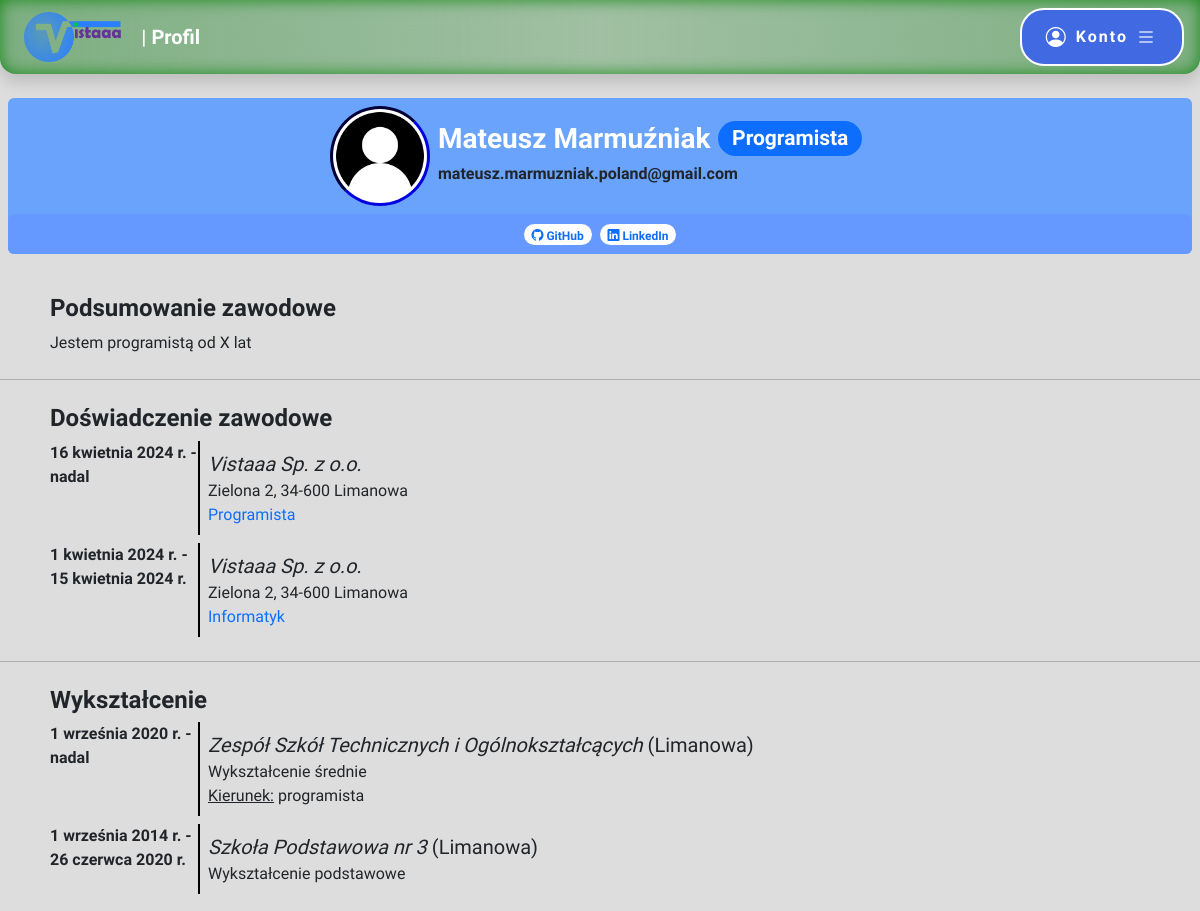
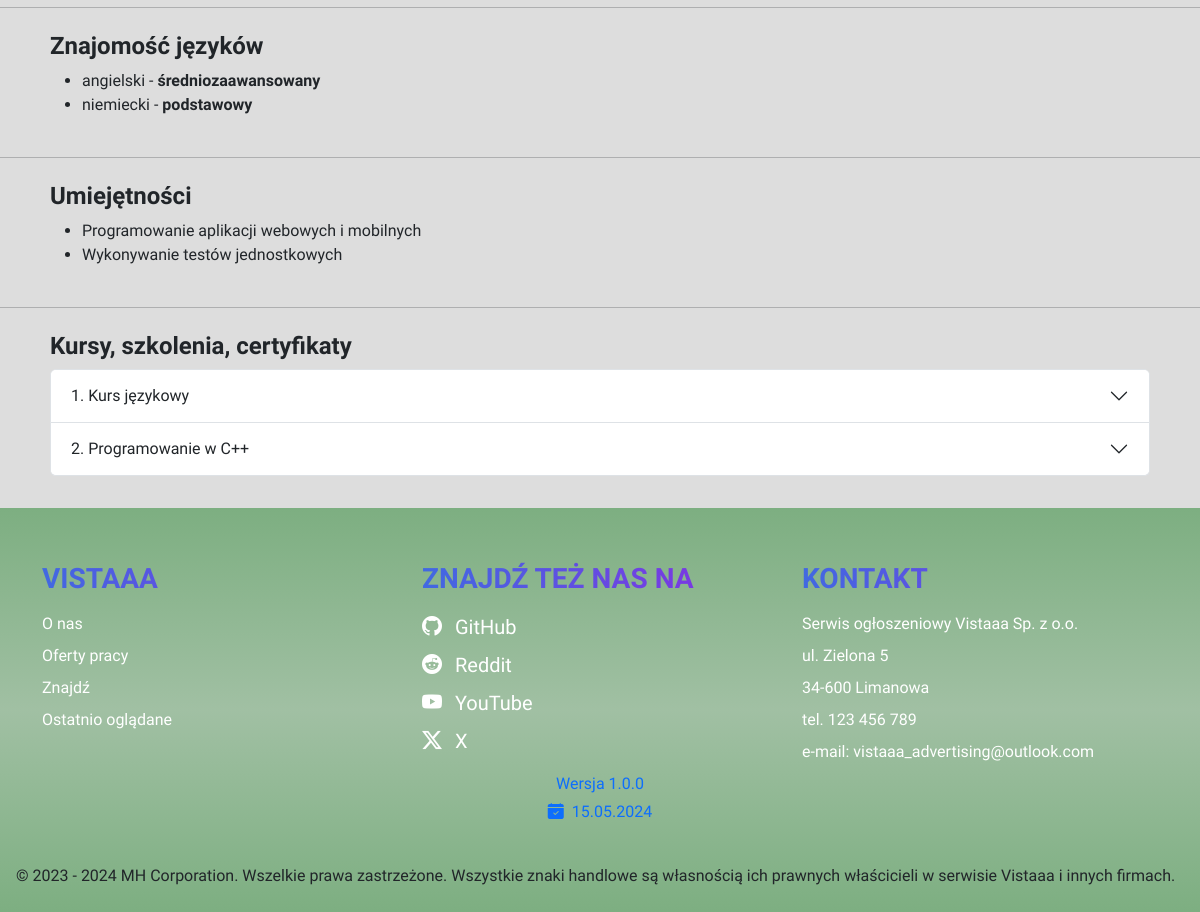
The page /profile.php?id=1 on the database its author committed (2 pictures, top to bottom).
### tables this page shows
CREATE TABLE `user` (
  `user_id` int(10) UNSIGNED NOT NULL,
  `name` varchar(30) DEFAULT NULL,
  `surname` varchar(50) DEFAULT NULL,
  `email` varchar(254) NOT NULL,
  `password` varchar(255) NOT NULL,
  `date_of_birth` date NOT NULL,
  `phone` varchar(50) DEFAULT NULL,
  `street` varchar(100) DEFAULT NULL,
  `home_number` varchar(10) DEFAULT NULL,
  `city` varchar(50) DEFAULT NULL,
  `postcode` varchar(10) DEFAULT NULL,
  `position` varchar(50) DEFAULT NULL,
  `experience` text DEFAULT NULL,
  `is_admin` tinyint(1) NOT NULL
);

CREATE TABLE `user_link` (
  `user_link_id` int(10) UNSIGNED NOT NULL,
  `user_id` int(11) UNSIGNED NOT NULL,
  `portal_id` smallint(6) UNSIGNED NOT NULL,
  `link` varchar(200) NOT NULL
);

CREATE TABLE `portal` (
  `portal_id` smallint(5) UNSIGNED NOT NULL,
  `name` varchar(30) NOT NULL
);

CREATE TABLE `user_position` (
  `user_position_id` int(10) UNSIGNED NOT NULL,
  `user_id` int(10) UNSIGNED NOT NULL,
  `company_id` int(10) UNSIGNED NOT NULL,
  `position` varchar(50) NOT NULL,
  `description` text NOT NULL,
  `date_start` date NOT NULL,
  `date_end` date DEFAULT NULL
);

CREATE TABLE `company` (
  `company_id` int(10) UNSIGNED NOT NULL,
  `email` varchar(254) NOT NULL,
  `password` varchar(244) NOT NULL,
  `name` varchar(100) NOT NULL,
  `description` text DEFAULT NULL,
  `street` varchar(100) DEFAULT NULL,
  `number` varchar(10) DEFAULT NULL,
  `city` varchar(50) DEFAULT NULL,
  `postcode` varchar(10) DEFAULT NULL
);

CREATE TABLE `user_education` (
  `user_education_id` int(10) UNSIGNED NOT NULL,
  `user_id` int(10) UNSIGNED NOT NULL,
  `school_id` mediumint(8) UNSIGNED NOT NULL,
  `level` enum('podstawowe','średnie','wyższe','') NOT NULL,
  `field` varchar(50) DEFAULT NULL,
  `date_start` date NOT NULL,
  `date_end` date DEFAULT NULL
);

CREATE TABLE `school` (
  `school_id` mediumint(8) UNSIGNED NOT NULL,
  `name` varchar(200) NOT NULL,
  `city` varchar(50) NOT NULL
);

CREATE TABLE `user_language` (
  `user_language_id` mediumint(8) UNSIGNED NOT NULL,
  `user_id` int(10) UNSIGNED NOT NULL,
  `language_id` smallint(5) UNSIGNED NOT NULL,
  `level` enum('podstawowy','średniozaawansowany','zaawansowany','') NOT NULL
);

CREATE TABLE `language` (
  `language_id` smallint(5) UNSIGNED NOT NULL,
  `language` varchar(50) NOT NULL
);

CREATE TABLE `user_skill` (
  `user_skill_id` int(10) UNSIGNED NOT NULL,
  `user_id` int(11) UNSIGNED NOT NULL,
  `skill` varchar(50) NOT NULL
);

CREATE TABLE `user_course` (
  `user_course` int(10) UNSIGNED NOT NULL,
  `user_id` int(10) UNSIGNED NOT NULL,
  `name` varchar(100) NOT NULL,
  `company_id` int(11) UNSIGNED NOT NULL,
  `date_start` date NOT NULL,
  `date_end` date DEFAULT NULL
);

### profile.php (the view, shortened to what this page needs)
<!DOCTYPE html>
<html lang="pl">
<head>
    <link href="https://cdn.jsdelivr.net/npm/bootstrap@5.3.3/dist/css/bootstrap.min.css" rel="stylesheet">
    <link rel="stylesheet" href="https://cdn.jsdelivr.net/npm/bootstrap-icons@1.11.3/font/bootstrap-icons.min.css">
    <link rel="stylesheet" href="style.css">
</head>
<body>
	<?php
		include "header.php";
		echo "<main class='position-relative'>";
		require "connect.php";
		$connect = new mysqli($host, $db_user, $db_password, $db_name);
		$connect->set_charset("utf8mb4");
		if(!isset($_GET["type"]) || $_GET["type"] != "company")
		{
			$result = $connect->execute_query("SELECT * FROM user WHERE user_id = ?;", [$_GET["id"]]);
			if($result->num_rows > 0)
			{
				$editMode = false;
				$row = $result->fetch_assoc();
				echo "<div class='profileHeader m-2".(!$editMode ? " position-sticky" : "")." rounded'>";
				echo "<div class='container-fluid flex-wrap p-2 d-flex justify-content-center align-items-center'>";
				$path = './img/user/'.$row["user_id"].'/';
				$files = array_diff(scandir($path), array(".", "..", "default"));
				if(!$editMode)
					echo "<img id='profilePicture' class='bg-white' src='".(count($files) > 0 ? ($path.scandir($path)[2]) : "./img/user.png")."' alt='Profil' width='100' height='100'>";
				if(!$editMode)
				{
					echo "<div class='m-2'>";
					echo "<h3 class='text-white fw-bold d-flex justify-content-center flex-wrap align-items-center'>".(($row["name"] != null || $row["surname"] != null) ? ($row["name"]." ".$row["surname"]) : $row["email"]);
					if($row["position"] != null)
						echo "<span class='badge rounded-pill text-bg-primary ms-2'>".$row["position"]."</span></h3>";
					if($row["name"] != null || $row["surname"] != null)
						echo "<h5 class='fs-6'>".$row["email"]."</h5>";
				}
				echo "</div></div>";
				$linksResult = $connect->execute_query("SELECT * FROM user_link INNER JOIN portal USING(portal_id) WHERE user_id = ?;", [$_GET["id"]]);
				if($linksResult->num_rows > 0)
				{
					echo "<div class='profileLinks d-flex justify-content-center p-2 rounded'>";
					while($linkRow = $linksResult->fetch_assoc())
					{
						echo "<a href='".$linkRow["link"]."' class='text-decoration-none' target='_blank'>";
						echo "<span class='badge rounded-pill text-primary bg-white'><i class='bi bi-".mb_strtolower($linkRow["name"])."' title='".$linkRow["name"]."'></i> ".$linkRow["name"]."</span>";
						echo "</a>";
					}
					echo "</div>";
				}
				echo "</div>";
				echo "<div class='container pt-4'>";
				echo "<section class='p-2'>";
				if(!$editMode)
				{
					echo "<h4>Podsumowanie zawodowe</h4>";
					echo "<p class='mb-0'>".$row["experience"]."</p>";
				}
				echo "</section>";
				echo "</div><hr>";
				echo "<div class='container'>";
				echo "<section class='p-2'>";
				echo "<h4>Doświadczenie zawodowe</h4>";
				$positionResult = $connect->execute_query("SELECT * FROM user_position INNER JOIN company USING(company_id) WHERE user_id = ? ORDER BY date_start DESC;", [$_GET["id"]]);
				$months = array("stycznia", "lutego", "marca", "kwietnia", "maja", "czerwca", "lipca", "sierpnia", "września", "października", "listopada", "grudnia");
				if($positionResult->num_rows > 0)
				{
					while($positionRow = $positionResult->fetch_assoc())
					{
						echo "<div class='d-flex mt-2'>";
						$dateStart = new DateTime($positionRow["date_start"]);
						$dateEnd = new DateTime($positionRow["date_end"]);
						echo "<div class='profilePositionDate border-end border-black border-2'><b>".$dateStart->format("j")." ".$months[(int)($dateStart->format("n")) - 1]." ".$dateStart->format("Y")." r. - ".($positionRow["date_end"] != null ? ($dateEnd->format("j")." ".$months[(int)($dateEnd->format("n")) - 1]." ".$dateEnd->format("Y")." r. ") : "nadal")."</b></div>";
						echo "<div class='profilePositionInfo p-2'>";
						echo "<p class='mb-0 fs-5 text-break signika-negative'><i>".$positionRow["name"]."</i></p>";
						echo "<p class='mb-0'>".$positionRow["street"]." ".$positionRow["number"].", ".$positionRow["postcode"]." ".$positionRow["city"]."</p>";
						echo "<p class='mb-0 text-primary'>".$positionRow["position"]."</p>";
						echo "</div></div>";
					}
				}
				else
					echo "<div class='alert alert-info information'><strong>Brak informacji o doświadczeniu zawodowym.</strong></div>";
				echo "</section></div><hr>";
				echo "<div class='container'>";
				echo "<section class='p-2'>";
				echo "<h4>Wykształcenie</h4>";
				$educationResult = $connect->execute_query("SELECT * FROM user_education INNER JOIN school USING(school_id) WHERE user_id = ? ORDER BY date_start DESC;", [$_GET["id"]]);
				if($educationResult->num_rows > 0)
				{
					while($educationRow = $educationResult->fetch_assoc())
					{
						echo "<div class='d-flex mt-2'>";
						$dateStart = new DateTime($educationRow["date_start"]);
						$dateEnd = new DateTime($educationRow["date_end"]);
						echo "<div class='profileEducationDate border-end border-black border-2'><b>".$dateStart->format("j")." ".$months[(int)($dateStart->format("n")) - 1]." ".$dateStart->format("Y")." r. - ".($educationRow["date_end"] != null ? ($dateEnd->format("j")." ".$months[(int)($dateEnd->format("n")) - 1]." ".$dateEnd->format("Y")." r. ") : "nadal")."</b></div>";
						echo "<div class='profileEducationInfo p-2'>";
						echo "<p class='mb-0 fs-5 text-break signika-negative'><i>".$educationRow["name"]."</i> (".$educationRow["city"].")</p>";
						echo "<p class='mb-0'>Wykształcenie ".$educationRow["level"]."</p>";
						if($educationRow["field"] != null)
							echo "<p class='mb-0'><u>Kierunek:</u> ".$educationRow["field"]."</p>";
						echo "</div></div>";
					}
				}
				else
					echo "<div class='alert alert-info information'><strong>Brak informacji o wykształceniu.</strong></div>";
				echo "</section></div><hr>";
				echo "<div class='container'>";
				echo "<section class='p-2'>";
				echo "<h4>Znajomość języków</h4>";
				if(!$editMode)
				{
					$languageResult = $connect->execute_query("SELECT * FROM user_language INNER JOIN language USING(language_id) WHERE user_id = ?;", [$_GET["id"]]);
					if($languageResult->num_rows > 0)
					{
						echo "<ul>";
						while($languageRow = $languageResult->fetch_assoc())
						{
							echo "<li>".$languageRow["language"]." - <b>".$languageRow["level"]."</b></li>";
						}
						echo "</ul>";
					}
					else
						echo "<div class='alert alert-info information'><strong>Brak informacji o znajomości języków obcych.</strong></div>";
				}
				else
				{
					echo "<button type='button' class='commonButton addToProfileButton py-2 px-3' id='addLanguageButton'><i class='bi bi-plus-circle-fill me-2'></i>Dodaj język</button>";
					echo "<div id='userLanguages'></div>";
				}
				echo "</section></div><hr>";
				echo "<div class='container'>";
				echo "<section class='p-2'>";
				echo "<h4>Umiejętności</h4>";
				if(!$editMode)
				{
					$skillResult = $connect->execute_query("SELECT * FROM user_skill WHERE user_id = ?;", [$_GET["id"]]);
					if($skillResult->num_rows > 0)
					{
						echo "<ul>";
						while($skillRow = $skillResult->fetch_assoc())
						{
							echo "<li>".$skillRow["skill"]."</li>";
						}
						echo "</ul>";
					}
					else
						echo "<div class='alert alert-info information'><strong>Brak informacji o umiejętnościach.</strong></div>";
				}
				else
				{
					echo "<button type='button' class='commonButton addToProfileButton py-2 px-3' id='addSkillButton'><i class='bi bi-plus-circle-fill me-2'></i>Dodaj umiejętność</button>";
					echo "<div id='userSkills'></div>";
				}
				echo "</section></div><hr>";
				echo "<div class='container'>";
				echo "<section class='p-2'>";
				echo "<h4>Kursy, szkolenia, certyfikaty</h4>";
				$courseResult = $connect->execute_query("SELECT user_course.name AS course_name, company.name AS company_name, user_course.date_start, user_course.date_end FROM user_course INNER JOIN company USING(company_id) WHERE user_id = ? ORDER BY date_start DESC;", [$_GET["id"]]);
				if($courseResult->num_rows > 0)
				{
					echo "<div class='accordion' id='accordionExample'>";
					$i = 1;
					while($courseRow = $courseResult->fetch_assoc())
					{
						echo "<div class='accordion-item'>";
						echo "<h2 class='accordion-header'>";
						echo "<button class='accordion-button collapsed' type='button' data-bs-toggle='collapse' data-bs-target='#collapse".$i."' aria-controls='collapse".$i."'>";
						echo $i.". ".$courseRow["course_name"];
						echo "</button></h2>";
						echo "<div id='collapse".$i."' class='accordion-collapse collapse' data-bs-parent='#accordionExample'>";
						echo "<div class='accordion-body'>";
						echo "</div></div></div>";
						$i++;
					}
					echo "</div>";
				}
				else
					echo "<div class='alert alert-info information'><strong>Brak informacji o kursach, szkoleniach, certyfikatach.</strong></div>";
				echo "</section></div>";
			}
			else
				echo "<article class='container-md'><div class='alert alert-danger information'><strong>Błąd 404: Nieprawidłowy identyfikator profilu.</strong> <a href='index.php'>Wróć na stronę główną</a></div></article>";
		}
		echo "</main>";
	?>
	<?php
		include "footer.php";
	?>
</body>
</html>

### rows shown on the page
user: name "Mateusz", surname "Marmuźniak", position "Programista", email "mateusz.marmuzniak.poland@gmail.com", experience "Jestem programistą od X lat"
user_link: portal.name "GitHub"
user_link: portal.name "LinkedIn"
user_position: date_start "16", date_start "kwietnia", date_start "2024", shows "nadal", company.name "Vistaaa Sp. z o.o.", company.street "Zielona", company.number "2", company.postcode "34-600", company.city "Limanowa", position "Programista"
user_position: date_start "1", date_start "kwietnia", date_start "2024", date_end "15", date_end "kwietnia", date_end "2024", company.name "Vistaaa Sp. z o.o.", company.street "Zielona", company.number "2", company.postcode "34-600", company.city "Limanowa", position "Informatyk"
user_education: date_start "1", date_start "września", date_start "2020", shows "nadal", school.name "Zespół Szkół Technicznych i Ogólnokształcących", school.city "Limanowa", level "średnie", field "programista"
user_education: date_start "1", date_start "września", date_start "2014", date_end "26", date_end "czerwca", date_end "2020", school.name "Szkoła Podstawowa nr 3", school.city "Limanowa", level "podstawowe"
user_language: language.language "angielski", level "średniozaawansowany"
user_language: language.language "niemiecki", level "podstawowy"
user_skill: skill "Programowanie aplikacji webowych i mobilnych"
user_skill: skill "Wykonywanie testów jednostkowych"
user_course: name "Kurs językowy"
user_course: name "Programowanie w C++"

### other values the page prints
$pageName "Profil"
$version['major'] "1"
$version['minor'] "0"
$version['patch'] "0"
$version["releaseDate"]->format("d.m.Y") "15.05.2024"
$version["releaseDate"]->format("Y") "2024"
